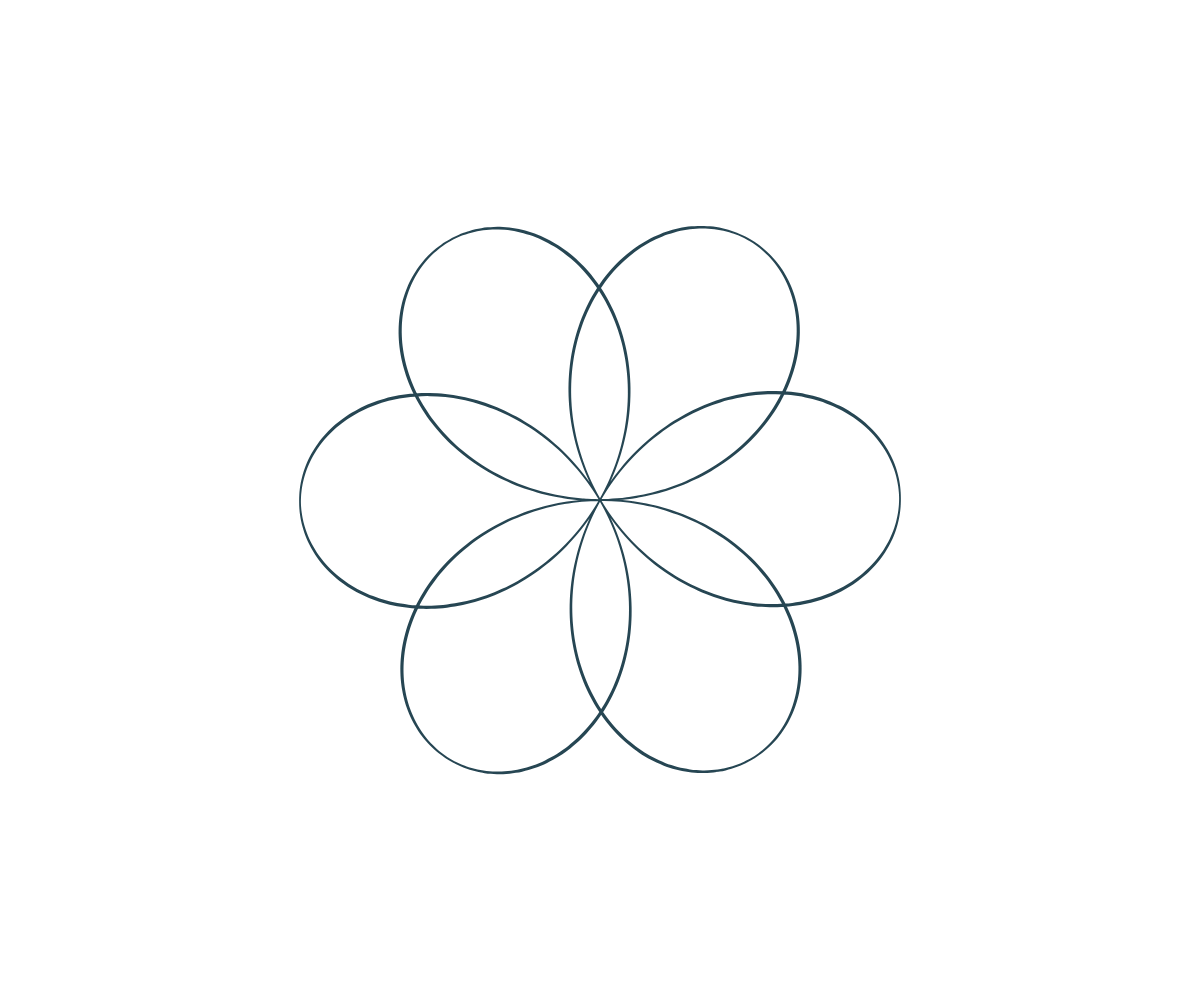
Frame 1 (no input)
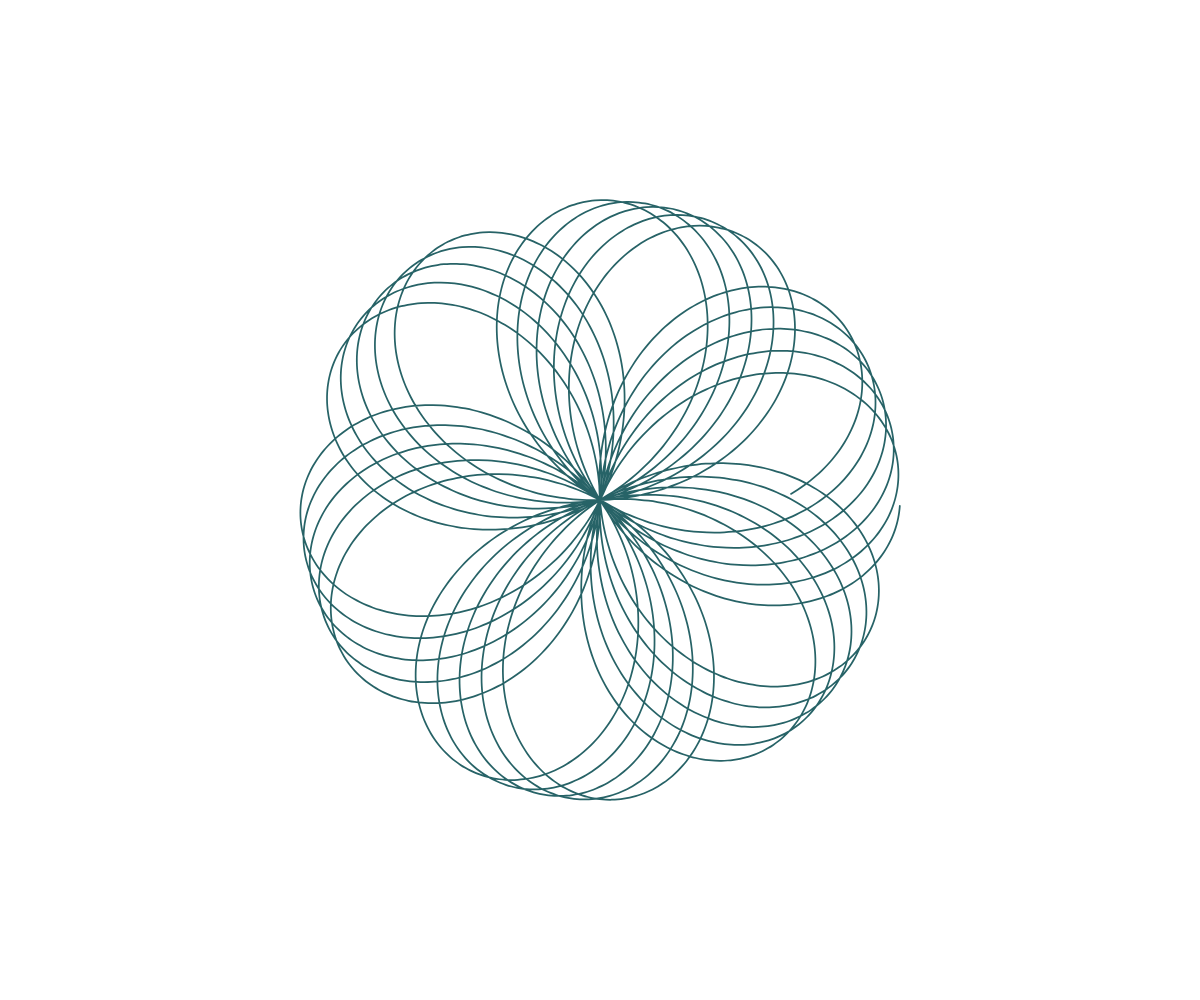
Frame 60 (no input)
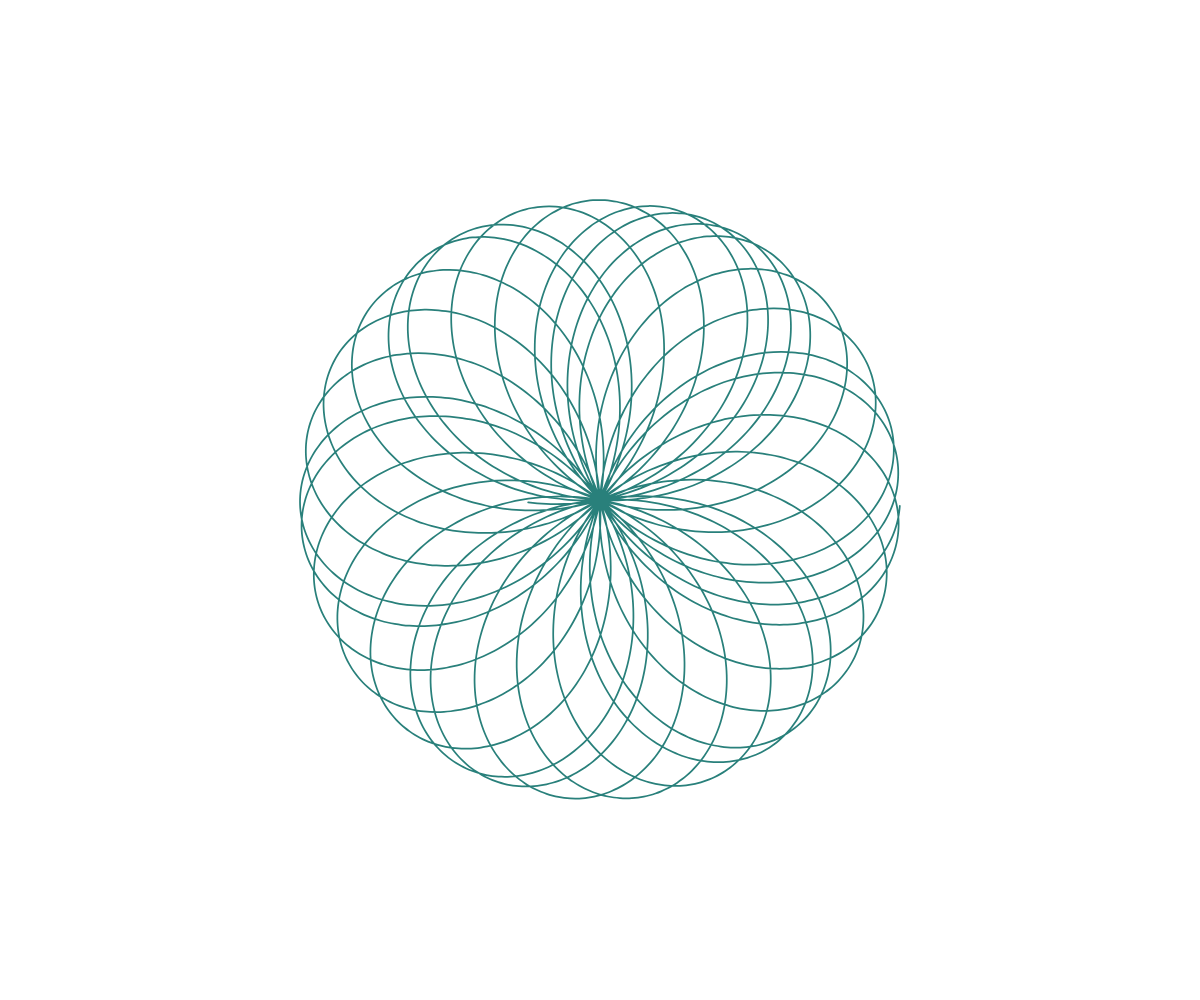
Frame 120 (the mouse pressed at the canvas centre since frame 60)

The p5.js sketch that drew these frames (run headless with seeded random() and noise() and a simulated clock; from frame 60 on, the mouse is pressed at the canvas centre):

// p5.js sketch
// ── sketch.js
let n = 1.5; // Start somewhere between the first and second pattern
let d = 1;
let nTarget = 2;
let dTarget = 1;
let transitionSpeed = 0.0005;

let hexColors = [
  "#264653", // deep teal
  "#2a9d8f", // turquoise green
  "#e9c46a", // warm mustard yellow
  "#f4a261", // muted orange
  "#e76f51"  // warm coral red
];

let colors = [];

let colorTransitionDuration = 180; // frames per color transition (~3 seconds at 60fps)

function setup() {
  createCanvas(windowWidth, windowHeight);
  // Convert hex strings to p5.Color objects once
  colors = hexColors.map(c => color(c));
}

function draw() {
  background("#ffffff");
  translate(width / 2, height / 2);

  // Update target values and interpolate
  updateTargets();
  n = lerp(n, nTarget, transitionSpeed);
  d = lerp(d, dTarget, transitionSpeed);

  // Calculate rose constant
  let k = n / d;

  // Calculate interpolation progress (0 to 1) within current color transition
  let t = (frameCount % colorTransitionDuration) / colorTransitionDuration;

  // Current and next color indices in palette
  let currentIndex = floor(frameCount / colorTransitionDuration) % colors.length;
  let nextIndex = (currentIndex + 1) % colors.length;

  // Interpolate between the two colors
  let currentColor = lerpColor(colors[currentIndex], colors[nextIndex], t);

  stroke(currentColor);
  strokeWeight(1.75);
  noFill();

  // Draw the rose curve with smooth curvature
  beginShape();
  for (let a = 0; a < TWO_PI * 10; a += 0.02) {
    let r = 300 * cos(k * a);
    let x = r * cos(a);
    let y = r * sin(a);
    curveVertex(x, y);
  }
  endShape();
}

function updateTargets() {
  // Valid n/d combinations
  let combinations = [
    { n: 2, d: 1 }, { n: 3, d: 1 }, { n: 4, d: 1 }, { n: 5, d: 1 }, { n: 6, d: 1 }, { n: 7, d: 1 },
    { n: 1, d: 2 }, { n: 3, d: 2 }, { n: 5, d: 2 }, { n: 7, d: 2 },
    { n: 1, d: 3 }, { n: 2, d: 3 }, { n: 4, d: 3 }, { n: 5, d: 3 }, { n: 7, d: 3 },
    { n: 1, d: 4 }, { n: 3, d: 4 }, { n: 5, d: 4 }, { n: 7, d: 4 },
    { n: 1, d: 5 }, { n: 2, d: 5 }, { n: 3, d: 5 }, { n: 4, d: 5 }, { n: 6, d: 5 }, { n: 7, d: 5 },
    { n: 1, d: 6 }, { n: 5, d: 6 }, { n: 7, d: 6 },
    { n: 1, d: 7 }, { n: 2, d: 7 }, { n: 3, d: 7 }, { n: 4, d: 7 }, { n: 5, d: 7 }, { n: 6, d: 7 },
    { n: 1, d: 8 }, { n: 3, d: 8 }, { n: 5, d: 8 }, { n: 7, d: 8 },
    { n: 1, d: 9 }, { n: 2, d: 9 }, { n: 4, d: 9 }, { n: 5, d: 9 }, { n: 7, d: 9 }
  ];

  // Cycle through combinations every 120 frames (~2 seconds at 60fps)
  let currentIndex = floor(frameCount / 120) % combinations.length;
  nTarget = combinations[currentIndex].n;
  dTarget = combinations[currentIndex].d;
}
